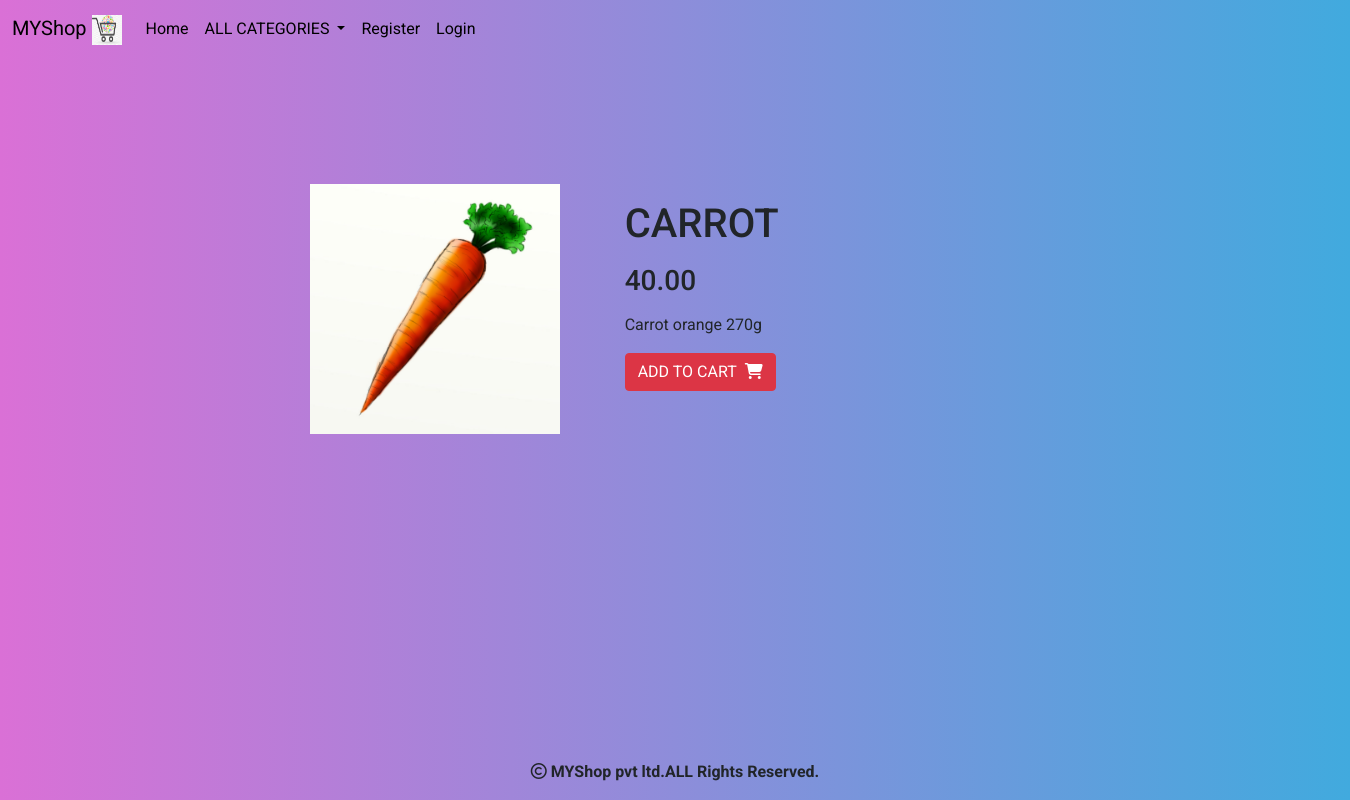
Page /details/CARROT on the committed database.
### shop/models.py (models this page shows, shortened)
class Product(models.Model):
    name=models.CharField(max_length=20)
    desc=models.TextField()
    image=models.ImageField(upload_to='shop/products',blank=True,null=True)
    price=models.DecimalField(max_digits=10,decimal_places=2)
    category=models.ForeignKey(Category,on_delete=models.CASCADE)
    stock=models.IntegerField()
    available=models.BooleanField(default=True)
    created=models.DateTimeField(auto_now_add=True)
    updated=models.DateTimeField(auto_now=True)

### shop/views.py (the view)
# urls.py: path('details/<p>',views.details,name="details"),
def details(request,p):
    d=Product.objects.get(name=p)
    return render(request,'details.html',{'d':d})

### cart/context_processors.py (called while the page is built)
def productcount(request):
    item_count=0
    if request.user.is_authenticated:
       u=request.user
    try:
        cart=Cart.objects.filter(user=u)
        for i in cart:
            item_count=item_count+i.quantity
    except:
        item_count=0
    return {'count':item_count}

### shop/context_processors.py (called while the page is built)
def menu_links(request):
    c=Category.objects.all()
    return{'links':c}

### templates/details.html (shortened to what this page needs)
{% extends 'base.html' %}
{% load static %}
{% block content %}
<div class="container mt-3" style="margin-bottom:100px;margin-left:200px;padding:110px;">
    <div class="row">
    <div class="col-sm-4">
         <img height="250px" width="250px" src="{{d.image.url}}">
    </div>
        <div class="col-sm-6">
        <p><h1>{{d.name}}</h1></p>
        <p><h3>{{d.price}}</h3></p>
        <p>{{d.desc}}</p>
            {% if user.is_superuser == False %}
            {% if d.stock <= 0 %}
            <h4 class="text-danger">Out Of Stock</h4>
            {% else %}
             <a href="{% url 'cart:addtocart' d.name %}" class="btn btn-danger">ADD TO CART&nbsp;&nbsp<i class="fa-solid fa-cart-shopping"></i></a>
            {% endif %}
            {% endif %}
        </div>
</div>
</div>
{% endblock %}

### static/css/m.css (style rules this page uses)
body { background:linear-gradient(to right,orchid, #41aade); font-family: 'Roboto', sans-serif; }

### rows in the picture
Product: image (picture), name "CARROT", price "40.00", desc "Carrot orange 270g"
